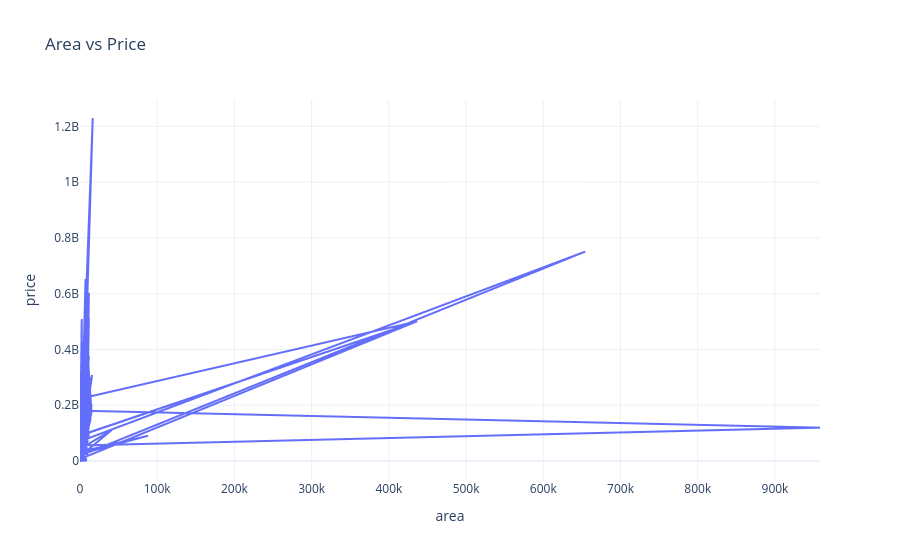

Notebook cell for this chart:
### Markdown cell above
# How does area (sqft) impact property price?

### Code cell
import plotly.express as px
import plotly.graph_objects as go #graphs
import plotly.io as pio #templates
import plotly.colors as colors #colors
pio.templates.default = 'plotly_white'


fig = px.line(data,
              x='area',
              y='price',
              title="Area vs Price")
fig.show()

### Figure 1 — Plotly figure (JSON) as saved in the notebook; plotly's stock layout.template omitted (floating-point values rounded to 4 significant figures; data arrays with more than 128 entries replaced by an {"elided": "..."} marker saying what was removed)
{"data": [{"hovertemplate": "area=%{x}<br>price=%{y}<extra></extra>", "legendgroup": "", "line": {"color": "#636efa", "dash": "solid"}, "marker": {"symbol": "circle"}, "mode": "lines", "name": "", "showlegend": false, "type": "scattergl", "x": {"elided": "14223 int values"}, "xaxis": "x", "y": {"elided": "14223 float values"}, "yaxis": "y"}], "layout": {"legend": {"tracegroupgap": 0}, "title": {"text": "Area vs Price"}, "xaxis": {"anchor": "y", "domain": [0, 1], "title": {"text": "area"}}, "yaxis": {"anchor": "x", "domain": [0, 1], "title": {"text": "price"}}}}
